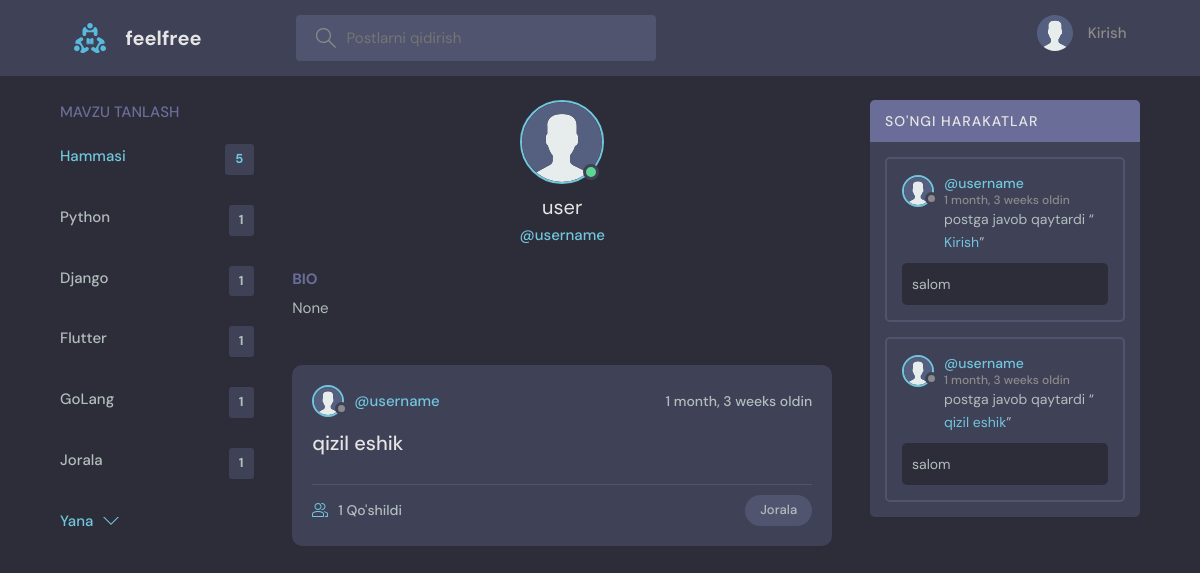
The app's page /profile/2/ with its own data.
### base/models.py (models this page shows, shortened)
class Topic(models.Model):
    name = models.CharField(max_length=200)

class User(AbstractUser):
    name = models.CharField(max_length=200, null=True)
    email = models.EmailField(unique=True, null=True)
    bio = models.TextField(null=True)
    avatar = models.ImageField(null=True, default="avatar.svg")
    USERNAME_FIELD = 'email'
    REQUIRED_FIELDS = []

class Room(models.Model):
    host = models.ForeignKey(User, on_delete=models.SET_NULL, null=True)
    topic = models.ForeignKey(Topic, on_delete=models.SET_NULL, null=True)
    name = models.CharField(max_length=200)
    description = models.TextField(null=True, blank=True)
    participants = models.ManyToManyField(
        User, related_name='participants', blank=True)
    updated = models.DateTimeField(auto_now=True)
    created = models.DateTimeField(auto_now_add=True)
    class Meta:
        ordering = ['-updated', '-created']
    def __str__(self):
        return self.name

class Message(models.Model):
    user = models.ForeignKey(User, on_delete=models.CASCADE)
    room = models.ForeignKey(Room, on_delete=models.CASCADE)
    body = models.TextField()
    updated = models.DateTimeField(auto_now=True)
    created = models.DateTimeField(auto_now_add=True)
    class Meta:
        ordering = ['-updated', '-created']

### base/views.py (the view)
# urls.py: path('profile/<str:pk>/', views.userProfile, name="user-profile"),
def userProfile(request, pk):
    user = User.objects.get(id=pk)
    rooms = user.room_set.all()
    room_messages = user.message_set.all()
    topics = Topic.objects.all()
    context = {'user': user, 'rooms': rooms,
               'room_messages': room_messages, 'topics': topics}
    return render(request, 'base/profile.html', context)

### base/templates/base/profile.html (shortened to what this page needs)
{% extends 'main.html' %}
{% block content %}
<main class="profile-page layout layout--3">
  <div class="container">
    {% include 'base/topics_component.html' %}
    <div class="roomList">
      <div class="profile">
        <div class="profile__avatar">
          <div class="avatar avatar--large active">
            <img src="{{user.avatar.url}}" />
          </div>
        </div>
        <div class="profile__info">
          <h3>{{user.name}}</h3>
          <p>@{{user.username}}</p>
        </div>
        <div class="profile__about">
          <h3>Bio</h3>
          <p>
            {{user.bio}}
          </p>
        </div>
      </div>
      {% include 'base/feed_component.html' %}
    </div>
    {% include 'base/activity_component.html' %}
  </div>
</main>
{% endblock content %}

### templates/main.html (shortened to what this page needs)
<!DOCTYPE html>
{% load static %}
<html lang="en">
<head>
    <link rel="stylesheet" href="{% static 'styles/style.css' %}" />
</head>
<body>
    {% include 'navbar.html' %}
    {% block content %}
    {% endblock %}
</body>
</html>

### templates/navbar.html (shortened to what this page needs)
{% load static %}
<header class="header header--loggedIn">
    <div class="container">
        <a href="{% url 'home' %}" class="header__logo">
            <img src="{% static 'images/logo.svg' %}" />
            <h1>feelfree</h1>
        </a>
        <form class="header__search" method="GET" action="{% url 'home' %}">
            <label>
                <input name="q" placeholder="Postlarni qidirish" />
            </label>
        </form>
        <nav class="header__menu">
            {% if request.user.is_authenticated %}
            <div class="header__user">
                <a href="{% url 'update-user' %}">
                    <div class="avatar avatar--medium active">
                        <img src="{{request.user.avatar.url}}" />
                    </div>
                    <p>{{request.user.username}} <span>@{{request.user.username}}</span></p>
                </a>
                <button class="dropdown-button">
                    <svg version="1.1" xmlns="http://www.w3.org/2000/svg" width="32" height="32" viewBox="0 0 32 32">
                        <title>batafsil</title>
                        <path d="M16 21l-13-13h-3l16 16 16-16h-3l-13 13z"></path>
                    </svg>
                </button>
            </div>
            {% else %}
            <a href="{% url 'login' %}">
                <img src="{% static 'images/avatar.svg' %}" />
                <p>Kirish</p>
            </a>
            {% endif %}
        </nav>
    </div>
</header>

### base/templates/base/topics_component.html
<div class="topics">
    <div class="topics__header">
        <h2>Mavzu tanlash</h2>
    </div>
    <ul class="topics__list">
        <li>
            <a href="{% url 'home' %}" class="active">Hammasi <span>{{topics.count}}</span></a>
        </li>
        {% for topic in topics %}
        <li>
            <a href="{% url 'home' %}?q={{topic.name}}">{{topic.name}}<span>{{topic.room_set.all.count}}</span></a>
        </li>
        {% endfor %}
    </ul>
    <a class="btn btn--link" href="{% url 'topics' %}">
        Yana
        <svg version="1.1" xmlns="http://www.w3.org/2000/svg" width="32" height="32" viewBox="0 0 32 32">
            <title>chevron-down</title>
            <path d="M16 21l-13-13h-3l16 16 16-16h-3l-13 13z"></path>
        </svg>
    </a>
</div>

### base/templates/base/feed_component.html (shortened to what this page needs)
{% for room in rooms %}
<div class="roomListRoom">
    <div class="roomListRoom__header">
        <a href="{% url 'user-profile' room.host.id %}" class="roomListRoom__author">
            <div class="avatar avatar--small">
                <img src="{{room.host.avatar.url}}" />
            </div>
            <span>@{{room.host.username}}</span>
        </a>
        <div class="roomListRoom__actions">
            <span>{{room.created|timesince}} oldin</span>
        </div>
    </div>
    <div class="roomListRoom__content">
        <a href="{% url 'room' room.id %}">{{room.name}}</a>
    </div>
    <div class="roomListRoom__meta">
        <a href="{% url 'room' room.id %}" class="roomListRoom__joined">
            {{room.participants.all.count}} Qo'shildi
        </a>
        <p class="roomListRoom__topic">{{room.topic.name}}</p>
    </div>
</div>
{% endfor %}

### base/templates/base/activity_component.html (shortened to what this page needs)
<div class="activities">
    <div class="activities__header">
        <h2>So'ngi harakatlar</h2>
    </div>
    {% for message in room_messages %}
    <div class="activities__box">
        <div class="activities__boxHeader roomListRoom__header">
            <a href="{% url 'user-profile' message.user.id %}" class="roomListRoom__author">
                <div class="avatar avatar--small">
                    <img src="{{message.user.avatar.url}}" />
                </div>
                <p>
                    @{{message.user.username}}
                    <span>{{message.created|timesince}} oldin</span>
                </p>
            </a>
        </div>
        <div class="activities__boxContent">
            <p>postga javob qaytardi “<a href="{% url 'room' message.room.id %}">{{message.room}}</a>”</p>
            <div class="activities__boxRoomContent">{{message.body}}</div>
        </div>
    </div>
    {% endfor %}
</div>

### records on screen
Topic: name "Python", room_set.all.count "1"
Topic: name "Django", room_set.all.count "1"
Topic: name "Flutter", room_set.all.count "1"
Topic: name "GoLang", room_set.all.count "1"
Topic: name "Jorala", room_set.all.count "1"
User: avatar (placeholder picture), name "user", username "username", bio "None"
Room: host.avatar (placeholder picture), host.username "username", created "1 month, 3 weeks", name "qizil eshik", participants.all.count "1", topic.name "Jorala"
Message: user.avatar (placeholder picture), user.username "username", created "1 month, 3 weeks", room "Kirish", body "salom"
Message: user.avatar (placeholder picture), user.username "username", created "1 month, 3 weeks", room "qizil eshik", body "salom"

### other values on screen
{{ topics.count }} "5"
